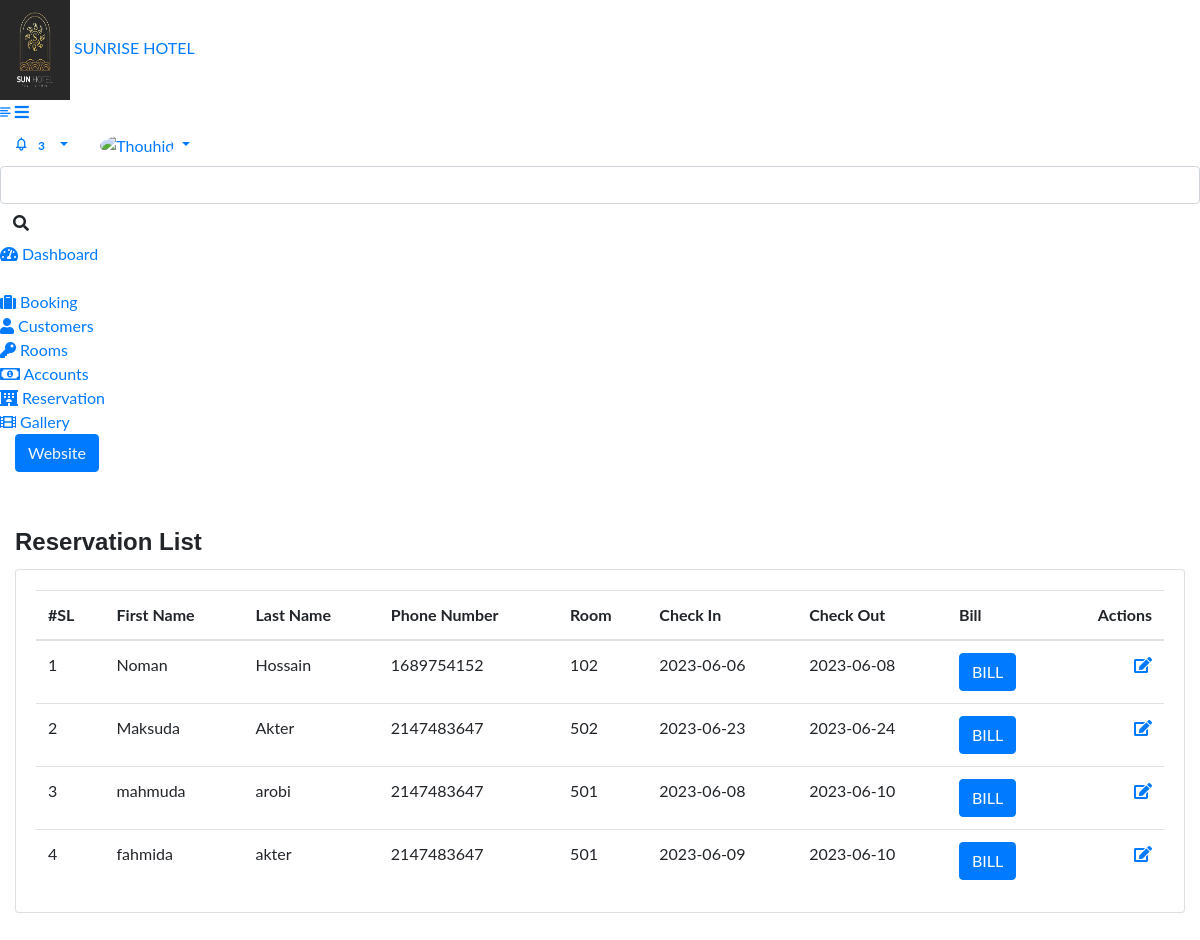
The app's page /admin/reservation_list.php (signed in), older data.
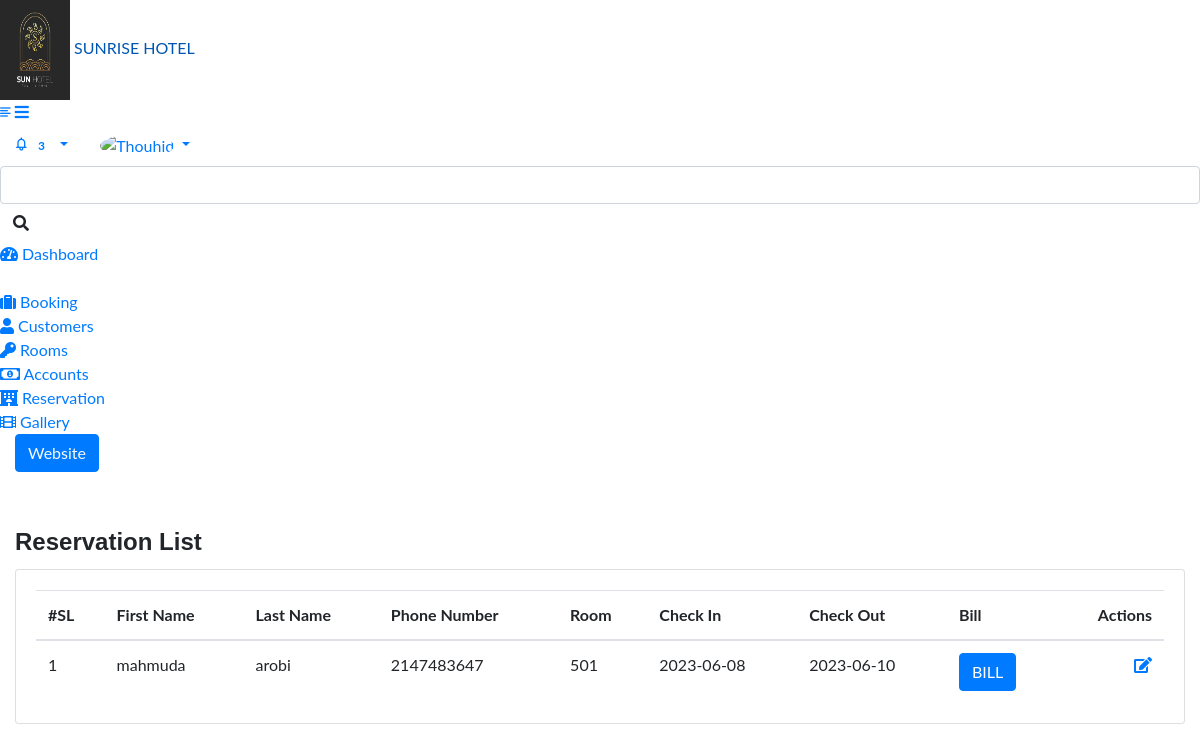
The same page, newer data.
### tables this page shows
CREATE TABLE `tbl_reservation` (
  `id` int(11) NOT NULL,
  `customer_id` int(11) NOT NULL,
  `room_id` int(11) NOT NULL,
  `check_in` date NOT NULL,
  `check_out` date NOT NULL,
  `status` int(11) NOT NULL COMMENT '0 pending, 1 accepted, 2 finish',
  `created_at` datetime NOT NULL,
  `created_by` varchar(255) NOT NULL,
  `updated_at` datetime NOT NULL,
  `updated_by` varchar(255) NOT NULL,
  `deleted_at` datetime NOT NULL
);

CREATE TABLE `tbl_customer` (
  `id` int(11) NOT NULL,
  `first_name` varchar(255) DEFAULT NULL,
  `last_name` varchar(255) DEFAULT NULL,
  `email` varchar(255) DEFAULT NULL,
  `nationality` varchar(255) DEFAULT NULL,
  `nid_no` varchar(255) DEFAULT NULL,
  `contact_no` varchar(255) DEFAULT NULL,
  `created_at` datetime NOT NULL,
  `created_by` varchar(255) NOT NULL,
  `updated_at` datetime NOT NULL,
  `updated_by` varchar(255) NOT NULL,
  `deleted_at` datetime NOT NULL
);

CREATE TABLE `tbl_room` (
  `id` int(11) NOT NULL,
  `room_type_id` int(11) DEFAULT NULL,
  `room_no` varchar(255) DEFAULT NULL,
  `created_at` datetime DEFAULT NULL,
  `created_by` int(11) DEFAULT NULL,
  `updated_at` datetime DEFAULT NULL,
  `updated_by` int(11) DEFAULT NULL,
  `deleted_at` datetime DEFAULT NULL
);

### class/crud.php (called while the page is built, shortened)
<?php
    class crud{
        private $host='localhost';
        private $user='root';
        private $password='';
        private $database='hotel';
        private $connection;
        public function __construct(){
            $this->connection=new mysqli($this->host,$this->user,$this->password,$this->database);
        }
        public function common_select_query($sql){
            $result=array();
            $error=false;
            $rs=$this->connection->query($sql);
            if($rs){
                if($rs->num_rows > 0){
                    while($r=$rs->fetch_object()){
                        array_push($result,$r);
                    }
                }
            }else{
                $error=$this->connection->error();
            }
            $return = array('data'=>$result,'error'=>$error);
            return $return;
        }
    }
?>

### admin/reservation_list.php (the view)
<?php require_once('include/header.php') ?>
<?php require_once('include/sidebar.php') ?>
<div class="page-wrapper">
	<div class="content container-fluid">
		<div class="page-header">
			<div class="row align-items-center">
				<div class="col">
					<div class="mt-5">
						<h4 class="card-title float-left mt-2">Reservation List</h4>
				</div>
			</div>
		</div>
		<div class="row">
			<div class="col-sm-12">
				<div class="card card-table">
					<div class="card-body booking_card">
						<div class="table-responsive">
							<table class="datatable table table-stripped table table-hover table-center mb-0">
								<thead>
									<tr>
										<th>#SL</th>
										<th>First Name</th>
										<th>Last Name</th>
										<th>Phone Number</th>
										<th>Room</th>
										<th>Check In</th>
										<th>Check Out</th>
										<th>Bill</th>
										<th class="text-right">Actions</th>
									</tr>
								</thead>
								<tbody>
				<?php
					$rs=$mysqli->common_select_query("SELECT tbl_reservation.*,tbl_room.room_no,tbl_customer.first_name,tbl_customer.last_name,tbl_customer.contact_no FROM `tbl_reservation`
					JOIN tbl_customer on tbl_reservation.customer_id=tbl_customer.id
					JOIN tbl_room on tbl_reservation.room_id=tbl_room.id
					WHERE tbl_reservation.deleted_at is null and tbl_reservation.status !=2");
					if($rs['data']){
						foreach($rs['data'] as $i=>$d){
				?>
				<tr>
					<td><?= ++$i ?></td>
					<td><?= $d->first_name	?></td>
					<td><?= $d->last_name ?></td>
					<td><?= $d->contact_no ?></td>
					<td><?= $d->room_no ?></td>
					<td><?= $d->check_in ?></td>
					<td><?= $d->check_out ?></td>
					<td >
						<a class='btn btn-primary' href="<?= $base_url ?>bill_create.php?id=<?= $d->id ?>">BILL</a>
					</td>
					<td class="text-right">
						<a href="<?= $base_url ?>reservation_edit.php?id=<?= $d->id ?>"><i class="fa fa-edit"></i></a>
					</td>
				</tr>
				<?php }
					}
				?>
								</tbody>
							</table>
						</div>
					</div>
				</div>
			</div>
		</div>
	</div>
</div>
<?php require_once('include/footer.php') ?>

### admin/include/header.php (shortened to what this page needs)
<?php
    $protocol = isset($_SERVER['HTTPS']) ? 'https' : 'http';
  $base_url="$protocol://".$_SERVER['SERVER_NAME']."/".explode('/',$_SERVER['SCRIPT_NAME'])[1]."/admin/";
    require_once('../class/crud.php');
    $mysqli=new crud;
?>
<!DOCTYPE html>
<html lang="en">
<head>
	<link rel="stylesheet" href="<?= $base_url?>../assets/css/bootstrap.min.css">
	<link rel="stylesheet" href="<?= $base_url?>../assets/plugins/fontawesome/css/fontawesome.min.css">
	<link rel="stylesheet" href="<?= $base_url?>../assets/plugins/fontawesome/css/all.min.css">
	<link rel="stylesheet" href="<?= $base_url?>../assets/css/feathericon.min.css">
	<link rel="stylesheet" href="<?= $base_url?>../assets/plugins/morris/morris.css">
	<link rel="stylesheet" href="<?= $base_url?>../assets/css/style.css"> </head>
<body>
	<div class="main-wrapper">
		<div class="header">
			<div class="header-left">
				<a href="index.php" class="logo"> <img src="<?= $base_url?>../assets/img/main_logo.jpg" width="70" height="100" alt="logo"> <span class="logoclass">SUNRISE HOTEL</span> </a>
			</div>
			<a href="javascript:void(0);" id="toggle_btn"> <i class="fe fe-text-align-left"></i> </a>
			<a class="mobile_btn" id="mobile_btn"> <i class="fas fa-bars"></i> </a>
			<ul class="nav user-menu">
				<li class="nav-item dropdown noti-dropdown">
					<a href="#" class="dropdown-toggle nav-link" data-toggle="dropdown"> <i class="fe fe-bell"></i> <span class="badge badge-pill">3</span> </a>
				</li>
				<li class="nav-item dropdown has-arrow">
					<a href="#" class="dropdown-toggle nav-link" data-toggle="dropdown"> <span class="user-img"><img class="rounded-circle" src="<?= $base_url?>/../assets/img/profiles/me(1).jpg" width="31" alt="Thouhid"></span> </a>
				</li>
			</ul>
			<div  class="top-nav-search">
				<form>
					<input id="myInput" type="text" class="form-control" placeholder="Search here">
					<button class="btn" type="submit"><i class="fas fa-search"></i></button>
				</form>
			</div>
		</div>

Row changes from the older to the newer data that the page shows:
no longer on this page (row edited): tbl_reservation: customer.first_name "Noman", customer.last_name "Hossain", customer.contact_no "1689754152", room.room_no "102", check_in "2023-06-06", check_out "2023-06-08"
no longer on this page (row edited): tbl_reservation: customer.first_name "Maksuda", customer.last_name "Akter", customer.contact_no "2147483647", room.room_no "502", check_in "2023-06-23", check_out "2023-06-24"
no longer on this page (row edited): tbl_reservation: customer.first_name "fahmida", customer.last_name "akter", customer.contact_no "2147483647", room.room_no "501", check_in "2023-06-09", check_out "2023-06-10"
